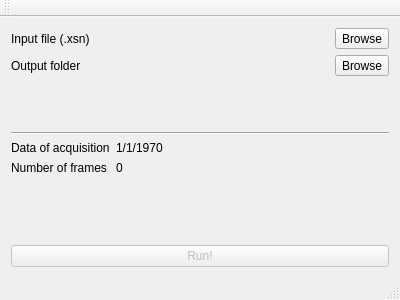
<?xml version="1.0" encoding="UTF-8"?>
<ui version="4.0">
 <class>MainWindow</class>
 <widget class="QMainWindow" name="MainWindow">
  <property name="geometry">
   <rect>
    <x>0</x>
    <y>0</y>
    <width>400</width>
    <height>300</height>
   </rect>
  </property>
  <property name="windowTitle">
   <string>MainWindow</string>
  </property>
  <widget class="QWidget" name="centralWidget">
   <layout class="QVBoxLayout" name="verticalLayout">
    <item>
     <layout class="QFormLayout" name="formLayout">
      <item row="0" column="0">
       <widget class="QLabel" name="label">
        <property name="text">
         <string>Input file (.xsn)</string>
        </property>
       </widget>
      </item>
      <item row="0" column="1">
       <layout class="QHBoxLayout" name="horizontalLayout">
        <item>
         <widget class="QLabel" name="la_inputPath">
          <property name="text">
           <string/>
          </property>
         </widget>
        </item>
        <item>
         <widget class="QToolButton" name="tb_inputPath">
          <property name="text">
           <string>Browse</string>
          </property>
         </widget>
        </item>
       </layout>
      </item>
      <item row="1" column="0">
       <widget class="QLabel" name="label_2">
        <property name="text">
         <string>Output folder</string>
        </property>
       </widget>
      </item>
      <item row="1" column="1">
       <layout class="QHBoxLayout" name="horizontalLayout_2">
        <item>
         <widget class="QLabel" name="la_outputPath">
          <property name="text">
           <string/>
          </property>
         </widget>
        </item>
        <item>
         <widget class="QToolButton" name="tb_outputPath">
          <property name="text">
           <string>Browse</string>
          </property>
         </widget>
        </item>
       </layout>
      </item>
     </layout>
    </item>
    <item>
     <widget class="Line" name="line">
      <property name="orientation">
       <enum>Qt::Horizontal</enum>
      </property>
     </widget>
    </item>
    <item>
     <layout class="QFormLayout" name="formLayout_2">
      <item row="0" column="0">
       <widget class="QLabel" name="label_3">
        <property name="text">
         <string>Data of acquisition</string>
        </property>
       </widget>
      </item>
      <item row="1" column="0">
       <widget class="QLabel" name="label_4">
        <property name="text">
         <string>Number of frames</string>
        </property>
       </widget>
      </item>
      <item row="0" column="1">
       <widget class="QLabel" name="la_data">
        <property name="text">
         <string>1/1/1970</string>
        </property>
       </widget>
      </item>
      <item row="1" column="1">
       <widget class="QLabel" name="la_frames">
        <property name="text">
         <string>0</string>
        </property>
       </widget>
      </item>
     </layout>
    </item>
    <item>
     <widget class="QPushButton" name="pb_run">
      <property name="enabled">
       <bool>false</bool>
      </property>
      <property name="text">
       <string>Run!</string>
      </property>
     </widget>
    </item>
   </layout>
  </widget>
  <widget class="QMenuBar" name="menuBar">
   <property name="geometry">
    <rect>
     <x>0</x>
     <y>0</y>
     <width>400</width>
     <height>21</height>
    </rect>
   </property>
  </widget>
  <widget class="QToolBar" name="mainToolBar">
   <attribute name="toolBarArea">
    <enum>TopToolBarArea</enum>
   </attribute>
   <attribute name="toolBarBreak">
    <bool>false</bool>
   </attribute>
  </widget>
  <widget class="QStatusBar" name="statusBar"/>
 </widget>
 <layoutdefault spacing="6" margin="11"/>
 <resources/>
 <connections/>
</ui>
